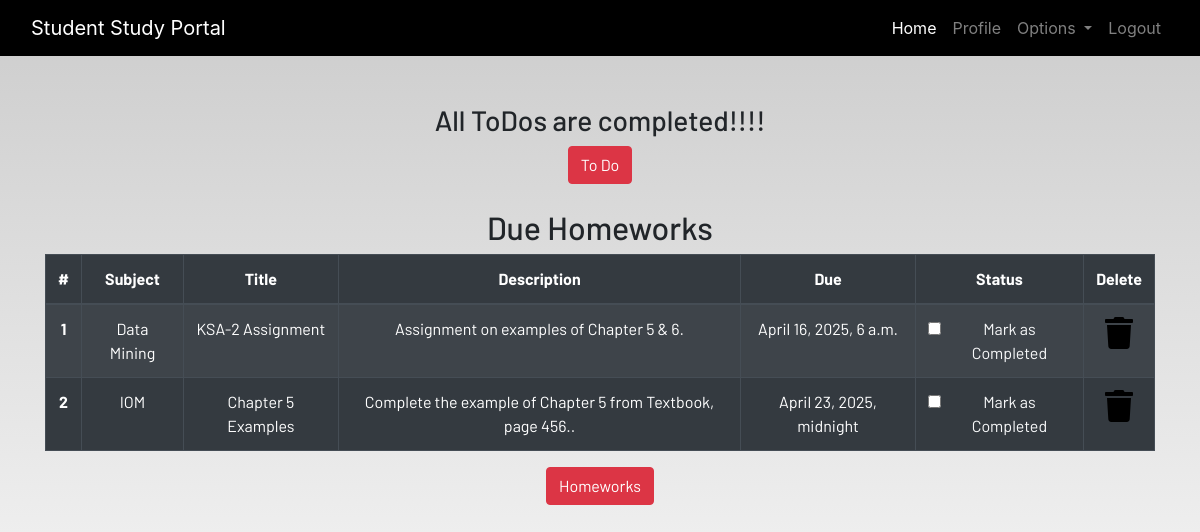
The page /profile/ (signed in) on the database as committed earlier.
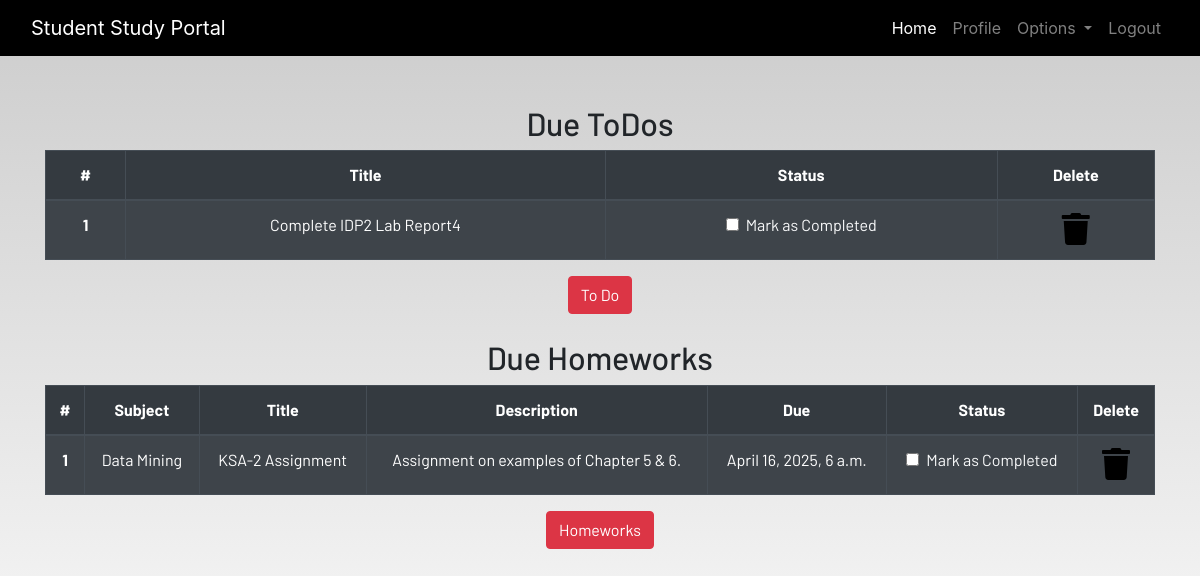
The same page on the database as committed later.
### dashboard/models.py (models this page shows, shortened)
class Homework(models.Model):
    user = models.ForeignKey(User,on_delete=models.CASCADE)
    subject = models.CharField(max_length=50)
    title = models.CharField(max_length=100)
    description = models.TextField()
    due = models.DateTimeField()
    is_finished = models.BooleanField(default=False)

class Todo(models.Model):
    user = models.ForeignKey(User,on_delete=models.CASCADE)
    title = models.CharField(max_length=100)
    is_finished = models.BooleanField(default=False)

### dashboard/views.py (the view)
# urls.py: path('profile/',dash_views.profile,name='profile')
@login_required
def profile(request):
    homeworks = Homework.objects.filter(is_finished=False, user=request.user)
    todos = Todo.objects.filter(is_finished=False, user=request.user)
    homework_done = len(homeworks) == 0
    todos_done = len(todos) == 0
    context = {
        "homeworks": homeworks,
        "todos": todos,
        "homework_done": homework_done,
        "todos_done": todos_done,
    }
    return render(request, "dashboard/profile.html", context)

### dashboard/templates/dashboard/profile.html
{% extends 'dashboard/base.html' %}
{% load static %}
{% load crispy_forms_tags %}
{% block content %}
<section class="text-center">
    <div class="container">
        {% if not todos_done %}
        <h2>Due ToDos</h2>
        <table class="table table-striped table-bordered table-hover table-dark">
            <thead>
                <tr>
                    <th scope="col">#</th>
                    <th scope="col">Title</th>
                    <th scope="col">Status</th>
                    <th scope="col">Delete</th>
                </tr>
            </thead>
            <tbody>
                {% for todo in todos %}
                <tr>
                    <th scope="row">{{ forloop.counter }}</th>
                    <td>{{ todo.title }}</td>
                    <td>
                        <a href="{% url 'update-todo' todo.id %}">
                            <div class="form-check">
                                {% if todo.is_finished %}
                                <input class="form-check-input" type="checkbox" checked>
                                {% else %}
                                <input class="form-check-input" type="checkbox">
                                {% endif %}
                                <label class="form-check-label text-light">Mark as Completed</label>
                            </div>
                        </a>
                    </td>
                    <td><a href="{% url 'delete-todo' todo.id %}"><i class="fa fa-trash fa-2x"></i></a></td>
                </tr>
                {% endfor %}
            </tbody>
        </table>
        {% else %}
        <h3>All ToDos are completed!!!!</h3>
        {% endif %}
        <a href="{% url 'todo' %}" class="btn btn-danger">To Do</a>
        <br><br>
        {% if not homework_done %}
        <h2>Due Homeworks</h2>
        <table class="table table-striped table-bordered table-hover table-dark">
            <thead>
                <tr>
                    <th scope="col">#</th>
                    <th scope="col">Subject</th>
                    <th scope="col">Title</th>
                    <th scope="col">Description</th>
                    <th scope="col">Due</th>
                    <th scope="col">Status</th>
                    <th scope="col">Delete</th>
                </tr>
            </thead>
            <tbody>
                {% for homework in homeworks %}
                <tr>
                    <th scope="row">{{ forloop.counter }}</th>
                    <td>{{ homework.subject }}</td>
                    <td>{{ homework.title }}</td>
                    <td>{{ homework.description }}</td>
                    <td>{{ homework.due }}</td>
                    <td>
                        <a href="{% url 'update-homework' homework.id %}">
                            <div class="form-check">
                                {% if homework.is_finished %}
                                <input class="form-check-input" type="checkbox" checked>
                                {% else %}
                                <input class="form-check-input" type="checkbox">
                                {% endif %}
                                <label class="form-check-label text-light">Mark as Completed</label>
                            </div>
                        </a>
                    </td>
                    <td><a href="{% url 'delete-homework' homework.id %}"><i class="fa fa-trash fa-2x"></i></a></td>
                </tr>
                {% endfor %}
            </tbody>
        </table>
        {% else %}
        <h3>All Homeworks are completed!!!!</h3>
        {% endif %}
        <a href="{% url 'homework' %}" class="btn btn-danger">Homeworks</a>
    </div>
</section>
{% endblock content %}

Rows that differ between the two databases and show on the page:
removed Homework: subject "IOM", title "Chapter 5 Examples", description "Complete the example of Chapter 5 from Textbook, page 456..", due "April 23, 2025, midnight"
now on this page (row edited): Todo: title "Complete IDP2 Lab Report4"
Other text that changed with them:
text no longer shown: "All ToDos are completed!!!!"
text now shown: "Due ToDos # Title Status Delete"
